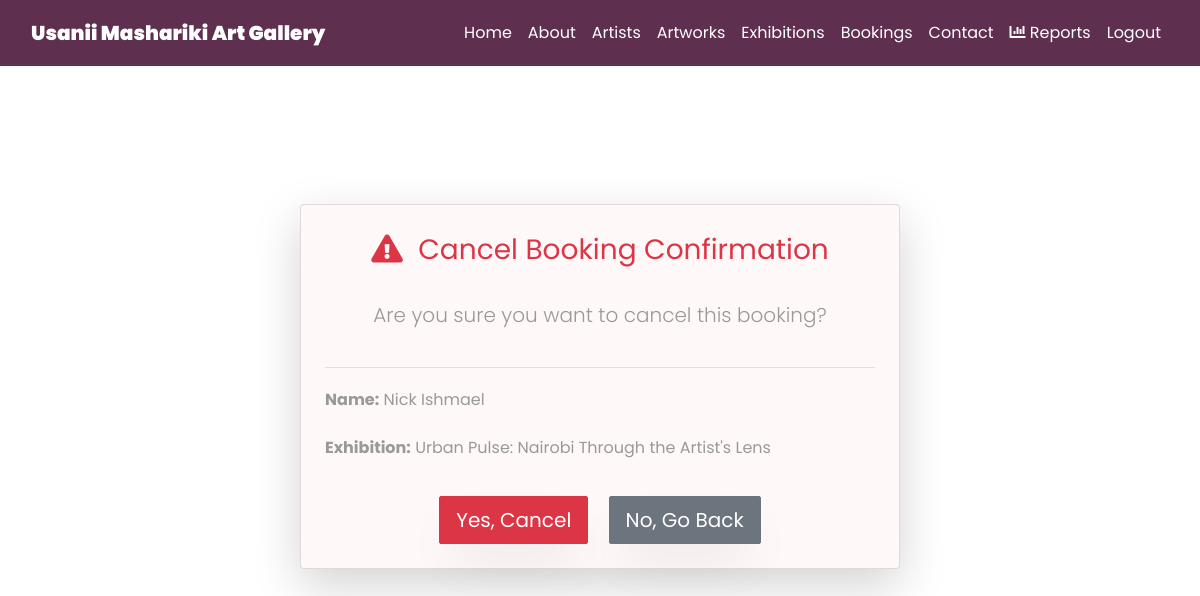
/bookings/cancel/59/ (signed in), run on the app's committed database.
### usanii/models.py (models this page shows, shortened)
class Booking(models.Model):
    exhibition = models.ForeignKey(
        Exhibition,
        on_delete=models.CASCADE,
        related_name='bookings'  # Added for easier querying
    )
    name = models.CharField(max_length=255)
    email = models.EmailField()
    phone = models.CharField(max_length=15)
    booking_date = models.DateTimeField(auto_now_add=True)
    is_confirmed = models.BooleanField(default=True)
    attended = models.BooleanField(default=False)  # Track if they actually attended
    user = models.ForeignKey(User, on_delete=models.SET_NULL, null=True, blank=True)  # Added for customer reports
    class Meta:
        unique_together = ('email', 'exhibition')  # Prevent duplicate bookings
        ordering = ['-booking_date']  # Newest bookings first
        verbose_name = "Booking"
        verbose_name_plural = "Bookings"

class Exhibition(models.Model):
    title = models.CharField(max_length=255)
    image = models.ImageField(upload_to='exhibitions/')
    date = models.CharField(max_length=200, default='Saturday')
    description = models.TextField(max_length=1000, default='This is an exhibition')
    start_time = models.TimeField(
        help_text="Format: HH:MM (24-hour format), e.g. 18:00 for 6 PM"
    )
    end_time = models.TimeField(
        help_text="Format: HH:MM (24-hour format), e.g. 21:00 for 9 PM"
    )
    max_capacity = models.PositiveIntegerField(default=50)
    current_attendees = models.PositiveIntegerField(default=0)
    created_at = models.DateTimeField(default=timezone.now)  # Added for better reporting
    booking_date = models.DateTimeField(default=timezone.now)
    class Meta:
        verbose_name = "Exhibition"
        verbose_name_plural = "Exhibitions"
        ordering = ['-created_at']  # Newest exhibitions first

### usanii/views.py (the view)
# urls.py: path('bookings/cancel/<int:booking_id>/', views.cancel_booking, name='cancel_booking'),
def cancel_booking(request, booking_id):
    if not request.user.is_authenticated:
        return redirect('login')
    booking = get_object_or_404(Booking, id=booking_id)
    if request.method == 'POST':
        booking.delete()
        messages.success(request, 'Booking has been cancelled.')
        return redirect('booking_list')
    return render(request, "confirm_cancel.html", {"booking": booking})

### usanii/templates/confirm_cancel.html (shortened to what this page needs)
{% extends 'common.html' %}
{% block body %}
<div class="container d-flex justify-content-center align-items-center" style="min-height: 80vh;">
    <div class="card shadow-lg p-4 rounded" style="max-width: 600px; width: 100%; background-color: #fff8f8;">
        <h3 class="text-center text-danger mb-4">
            <i class="fas fa-exclamation-triangle mr-2"></i> Cancel Booking Confirmation
        </h3>
        <p class="lead text-center">Are you sure you want to cancel this booking?</p>
        <hr>
        <div class="mb-3">
            <p><strong>Name:</strong> {{ booking.name }}</p>
            <p><strong>Exhibition:</strong> {{ booking.exhibition.title }}</p>
        </div>
        <form method="post" class="text-center">
            <button type="submit" class="btn btn-danger btn-lg mr-3">Yes, Cancel</button>
            <a href="{% url 'booking_list' %}" class="btn btn-secondary btn-lg">No, Go Back</a>
        </form>
    </div>
</div>
{% endblock %}

### usanii/templates/common.html (style rules this page uses)
body { background-color: #FFFFFF; font-family: 'Poppins', sans-serif; }
.btn, .form-control.submit { background-color: #88B04B; color: white; }

### data on the page
Booking: name "Nick Ishmael", exhibition "Urban Pulse: Nairobi Through the Artist's Lens"
